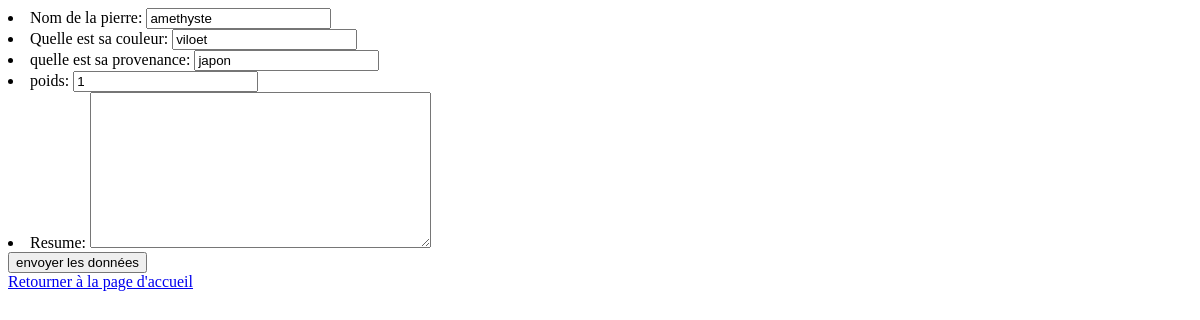
The app's page /mesmineraux/update/14/, older data.
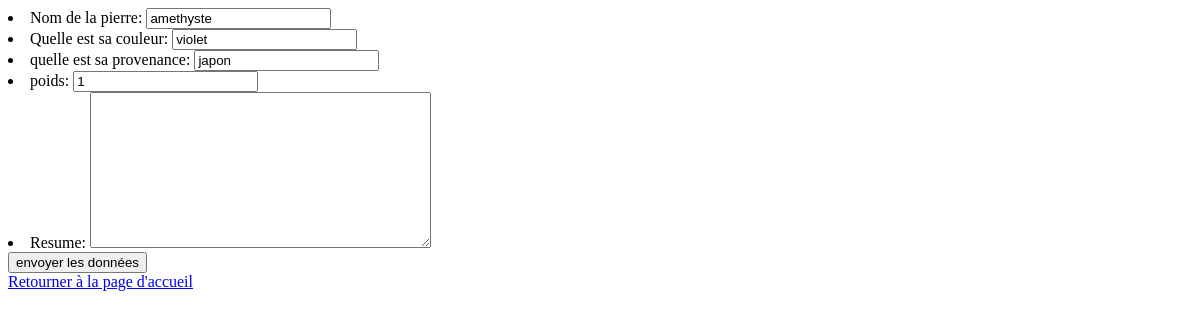
The same page, newer data.
### mesmineraux/models.py (models this page shows, shortened)
class Pierre(models.Model):
    nompierre = models.CharField(max_length=100)
    couleur = models.CharField(max_length = 100)
    nationalité = models.CharField(max_length = 100)
    poids = models.IntegerField(blank=False)
    resume = models.TextField(null = True, blank = True)
    def dic(self):
        return {"nompierre":self.nompierre, "couleur":self.couleur, "nationalité":self.nationalité, "poids":self.poids}

### mesmineraux/views.py (the view)
# urls.py: path('update/<int:id>/', views.update),
def update(request, id):
    pierre = models.Pierre.objects.get(pk=id)
    aform = PierreForm(pierre.dic())
    return render(request, "mesmineraux/ajoutupdate.html/", {"form":aform, "id":id})

### mesmineraux/forms.py
class PierreForm(ModelForm):
    class Meta:
        model = models.Pierre
        fields = ('nompierre', 'couleur', 'nationalité', 'poids','resume')
        labels = {
            'nompierre' : _('Nom de la pierre'),
            'couleur' : _('Quelle est sa couleur') ,
            'nationalité' : _('quelle est sa provenance'),
            'poids' : _('poids'),
            'description' : _('description')
        }

### mesmineraux/templates/mesmineraux/ajoutupdate.html (shortened to what this page needs)
<!DOCTYPE html>
<html lang="en">
<head>
</head>
<body>
<form method="post" action="/mesmineraux/updatetraitement/{{id}}/">
{{ form.as_ul }}
<input type="submit" value="envoyer les données">
</form>
<a href="/mesmineraux/index/">Retourner à la page d'accueil</a>
</body>
</html>

Row changes from the older to the newer data that the page shows:
changed Pierre "amethyste": couleur "viloet" → "violet"
